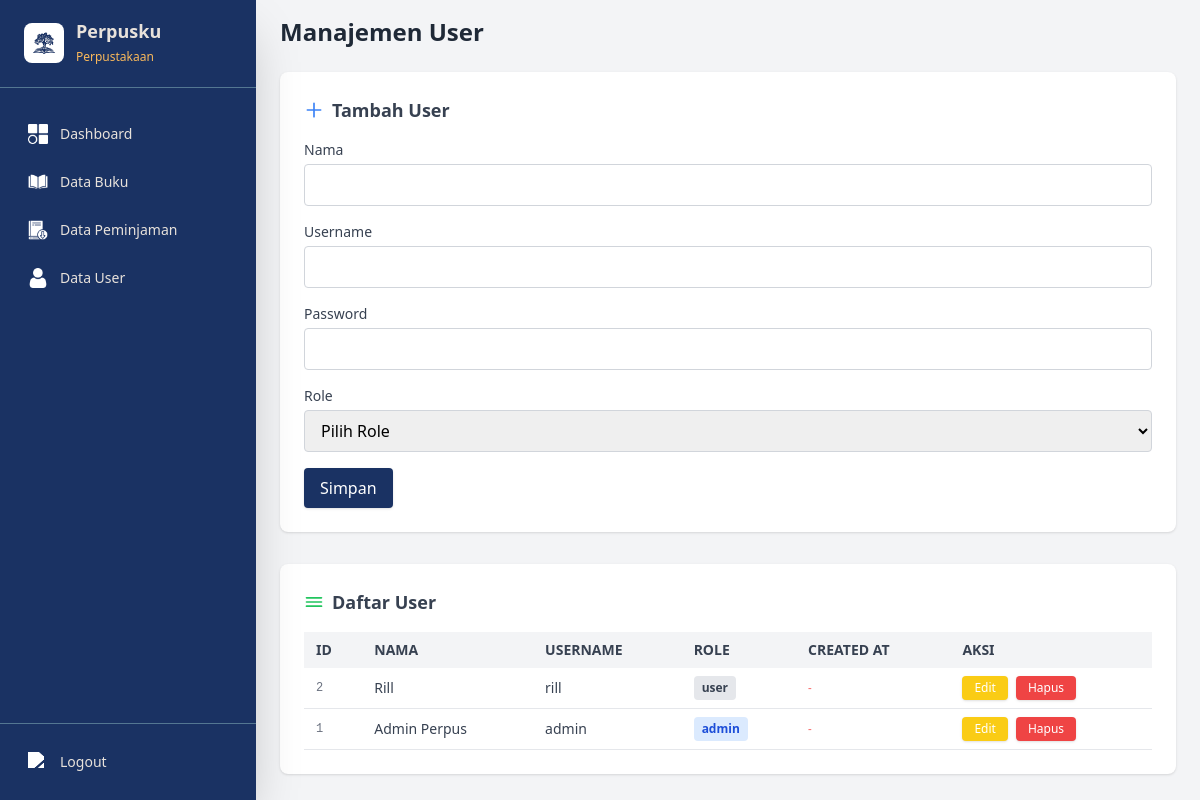
/view/admin/crud_user.php (signed in), run on the app's committed database.
### tables this page shows
CREATE TABLE `users` (
  `id_user` int(11) NOT NULL,
  `nama` varchar(100) NOT NULL,
  `username` varchar(50) NOT NULL,
  `password` varchar(255) NOT NULL,
  `role` enum('admin','user') NOT NULL,
  `created_at` datetime DEFAULT current_timestamp()
);

### view/admin/crud_user.php (the view, shortened to what this page needs)
<?php
include '../../model/koneksi.php';
$result = mysqli_query($koneksi, "SELECT * FROM users ORDER BY id_user DESC");
$edit = false;
$edit_data = null;
?>
<!DOCTYPE html>
<html lang="id">
<head>
	<script src="https://cdn.tailwindcss.com"></script>
</head>
<body class="bg-gray-100 min-h-screen">
	<?php include '../partials/admin_sidebar.php'; ?>
	<div class="lg:ml-64 p-4">
		<div class="max-w-4xl mx-auto">
			<h2 class="text-2xl font-bold mb-6 text-gray-800">Manajemen User</h2>
			<div class="bg-white rounded-lg shadow p-6 mb-8">
				<div class="font-semibold text-lg mb-4 text-gray-700 flex items-center gap-2">
					<svg xmlns="http://www.w3.org/2000/svg" class="h-5 w-5 text-blue-500" fill="none" viewBox="0 0 24 24" stroke="currentColor"><path stroke-linecap="round" stroke-linejoin="round" stroke-width="2" d="M12 4v16m8-8H4" /></svg>
					<?= $edit ? 'Edit User' : 'Tambah User' ?>
				</div>
				<form method="post" action="../../controller/aksi_crud_user.php" class="space-y-4">
					<div>
						<label class="block text-sm font-medium text-gray-700 mb-1">Nama</label>
						<input type="text" name="nama" class="w-full border border-gray-300 rounded px-3 py-2 focus:outline-none focus:ring-2 focus:ring-blue-200" required value="<?= $edit ? htmlspecialchars($edit_data['nama']) : '' ?>">
					</div>
					<div>
						<label class="block text-sm font-medium text-gray-700 mb-1">Username</label>
						<input type="text" name="username" class="w-full border border-gray-300 rounded px-3 py-2 focus:outline-none focus:ring-2 focus:ring-blue-200" required value="<?= $edit ? htmlspecialchars($edit_data['username']) : '' ?>">
					</div>
					<div>
						<label class="block text-sm font-medium text-gray-700 mb-1">Password <?= $edit ? '<span class=\'text-xs text-gray-500\'>(Kosongkan jika tidak diubah)</span>' : '' ?></label>
						<input type="password" name="password" class="w-full border border-gray-300 rounded px-3 py-2 focus:outline-none focus:ring-2 focus:ring-blue-200" <?= $edit ? '' : 'required' ?> autocomplete="new-password">
					</div>
					<div>
						<label class="block text-sm font-medium text-gray-700 mb-1">Role</label>
						<select name="role" class="w-full border border-gray-300 rounded px-3 py-2 focus:outline-none focus:ring-2 focus:ring-blue-200" required>
							<option value="">Pilih Role</option>
						</select>
					</div>
					<div class="flex gap-2 mt-2">
						<button type="submit" name="<?= $edit ? 'edit' : 'tambah' ?>" class="bg-perpusku1 hover:bg-perpusku2 text-white px-4 py-2 rounded shadow">Simpan</button>
					</div>
				</form>
			</div>
			<div class="bg-white rounded-lg shadow p-6">
				<div class="font-semibold text-lg mb-4 text-gray-700 flex items-center gap-2">
					<svg xmlns="http://www.w3.org/2000/svg" class="h-5 w-5 text-green-500" fill="none" viewBox="0 0 24 24" stroke="currentColor"><path stroke-linecap="round" stroke-linejoin="round" stroke-width="2" d="M3 7h18M3 12h18M3 17h18" /></svg>
					Daftar User
				</div>
				<div class="overflow-x-auto">
					<table class="min-w-full text-sm text-left text-gray-700">
						<thead class="bg-gray-100 text-gray-700 uppercase">
							<tr>
								<th class="py-2 px-3">ID</th>
								<th class="py-2 px-3">Nama</th>
								<th class="py-2 px-3">Username</th>
								<th class="py-2 px-3">Role</th>
								<th class="py-2 px-3">Created At</th>
								<th class="py-2 px-3">Aksi</th>
							</tr>
						</thead>
						<tbody>
						<?php while ($row = mysqli_fetch_assoc($result)): ?>
							<tr class="border-b hover:bg-blue-50">
								<td class="py-2 px-3 font-mono text-xs text-gray-500"><?= htmlspecialchars($row['id_user']) ?></td>
								<td class="py-2 px-3"><?= htmlspecialchars($row['nama']) ?></td>
								<td class="py-2 px-3"><?= htmlspecialchars($row['username']) ?></td>
								<td class="py-2 px-3">
									<span class="inline-block px-2 py-1 rounded text-xs font-semibold <?= $row['role'] == 'admin' ? 'bg-blue-100 text-blue-700' : 'bg-gray-200 text-gray-700' ?>">
										<?= htmlspecialchars($row['role']) ?>
									</span>
								</td>
								<td class="py-2 px-3 text-xs text-gray-500"><?= isset($row['create_at']) ? htmlspecialchars($row['create_at']) : '<span class="italic text-red-400">-</span>' ?></td>
								<td class="py-2 px-3 flex gap-2">
									<a href="crud_user.php?edit=<?= $row['id_user'] ?>" class="bg-yellow-400 hover:bg-yellow-500 text-white px-3 py-1 rounded shadow text-xs">Edit</a>
									<a href="../../controller/aksi_crud_user.php?hapus=<?= $row['id_user'] ?>" class="bg-red-500 hover:bg-red-600 text-white px-3 py-1 rounded shadow text-xs" onclick="return confirm('Yakin hapus user ini?')">Hapus</a>
								</td>
							</tr>
						<?php endwhile; ?>
						</tbody>
					</table>
				</div>
			</div>
		</div>
	</div>
</body>
</html>

### data on the page
users: id_user "2", nama "Rill", username "rill", role "user"
users: id_user "1", nama "Admin Perpus", username "admin", role "admin"
